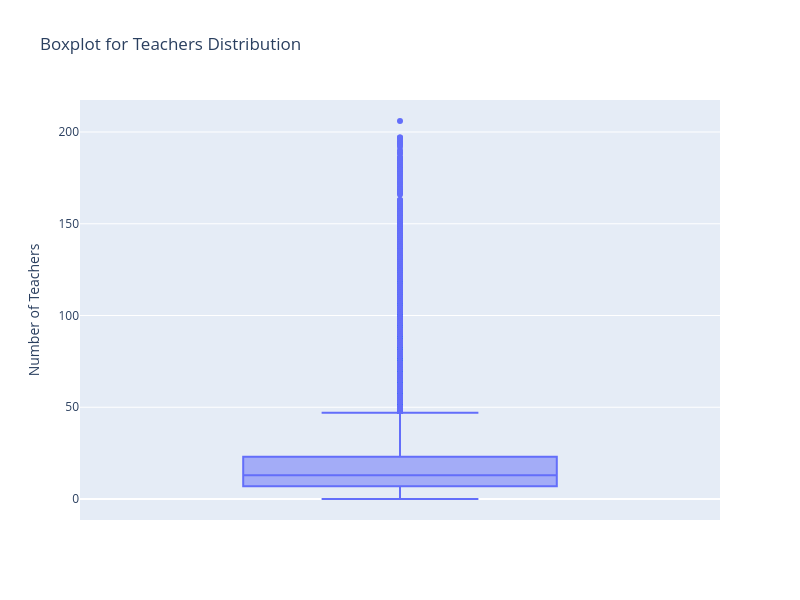

The notebook cell saved with this chart:
### Code cell
#Boxplot of teacher distribution
fig3 = px.box(
    df,
    y="total_teachers",
    title="Boxplot for Teachers Distribution"
)
fig3.update_layout(
    yaxis_title="Number of Teachers",
    width=800,
    height=600
)

fig3.show()

### Figure 1 — Plotly figure (JSON) as saved in the notebook; plotly's stock layout.template omitted (floating-point values rounded to 4 significant figures; data arrays with more than 128 entries replaced by an {"elided": "..."} marker saying what was removed)
{"data": [{"alignmentgroup": "True", "hovertemplate": "total_teachers=%{y}<extra></extra>", "legendgroup": "", "marker": {"color": "#636efa"}, "name": "", "notched": false, "offsetgroup": "", "orientation": "v", "showlegend": false, "type": "box", "x0": " ", "xaxis": "x", "y": {"elided": "86257 float values"}, "y0": " ", "yaxis": "y"}], "layout": {"boxmode": "group", "height": 600, "legend": {"tracegroupgap": 0}, "title": {"text": "Boxplot for Teachers Distribution"}, "width": 800, "xaxis": {"anchor": "y", "domain": [0, 1]}, "yaxis": {"anchor": "x", "domain": [0, 1], "title": {"text": "Number of Teachers"}}}}
